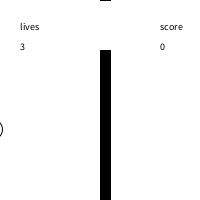
Frame 1 (no input)
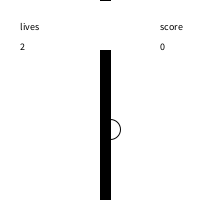
Frame 60 (the mouse pressed at the canvas centre just before this capture)
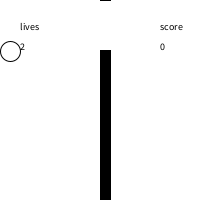
Frame 120 (the mouse held since frame 60 and released just before this capture)

The Processing sketch that drew these frames (run headless with seeded random() and noise(); from frame 60 on, the mouse is pressed at the canvas centre):

// Processing sketch: sketch_3_6_g
// ── sketch_3_6_g.pde
void setup() {
  size(200, 200);
}

int score=0;
int lives=3;
float x=-10;
float v=0;
boolean bov=true;
float y=random(200);
void draw() {if(bov==true){
  x+=2;
  if (x==210) {
    x=-10;
    y=random(200);
  }
  background(255);
  if (keyPressed) {
    if (keyCode==UP) {
      v-=3;
    }
    if (keyCode==DOWN) {
      v+=3;
    }
  }
  if (v>=150) {
    v=150;
  }
  if (v<=0) {
    v=0;
  }
  fill(255);
  textSize(10);
  ellipse(x, y, 20, 20);
  fill(0);
  if ((x==80&&x<120&&y<v)||(x==80&&x<120&&y>v+50)) {
    frameRate(1000);
    fill(200, 0, 0);
    lives=lives-1;
    frameRate(60);
    }
  if (x==80&&y>v&&y<v+50){
  score++;}
  rect(100, 0, 10, v);
  rect(100, 200, 10, v-150);
  text("lives",20,30);
  text(lives,20,50);
  text("score",160,30);
  text(score,160,50);
  if (lives==0){
  background(200,0,0);
  fill(255);
  textSize(25);
  text("Game over",25,100);
  textSize(15);
  text("click to continue",25,120);
  bov=false;}
  }
  
}
  
 void mousePressed(){
  if (lives==0)
  {bov=true;
  textSize(10);
  score=0;
  lives=3;
}}
